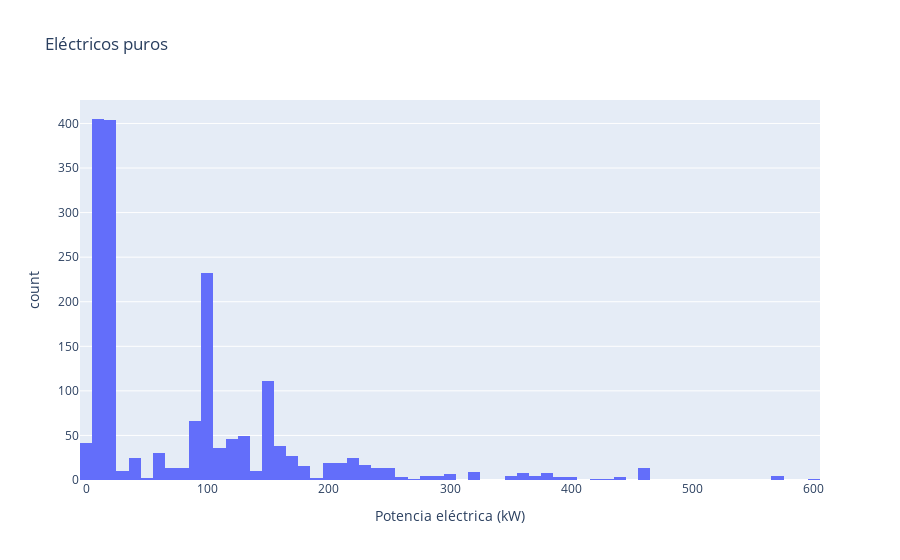
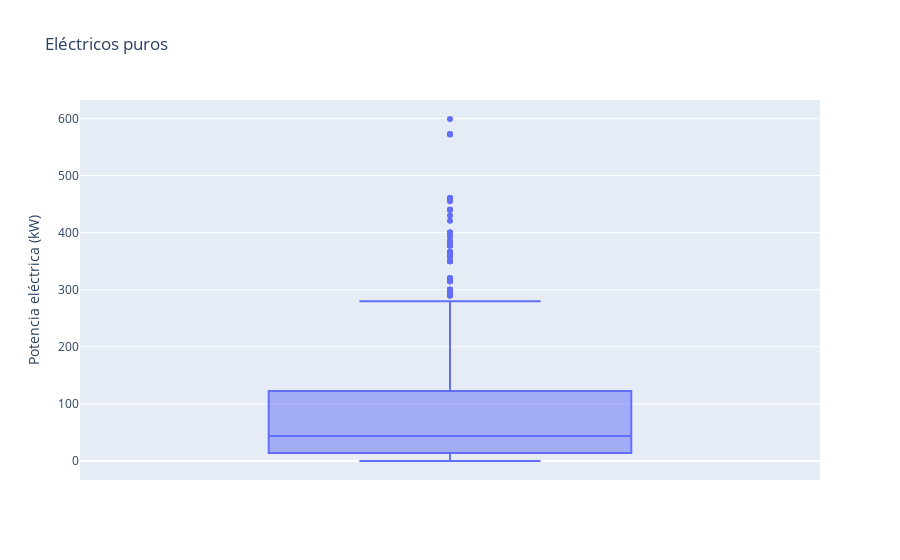
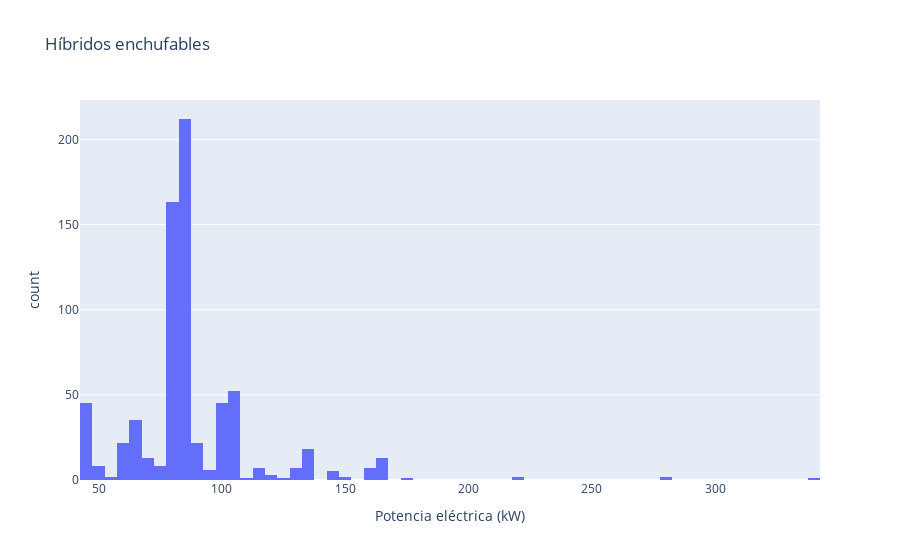
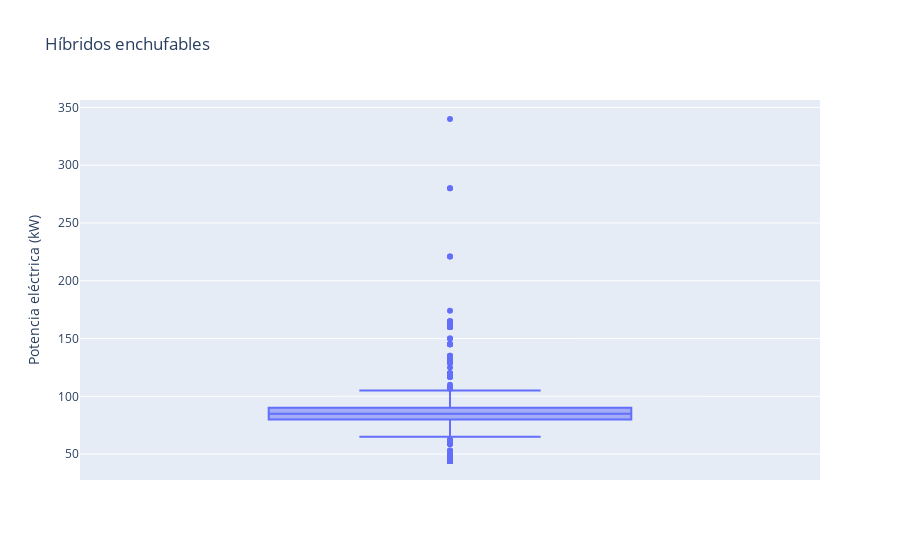

Write notebook code for charts like these, in order.
### Code cell
for motorizacion in lista_posibles_motorizaciones:
    funcion_potencia_barras_e(motorizacion)
    funcion_potencia_caja_e(motorizacion)
    print(input("Conclusion:"))

### Figure 1 — Plotly figure (JSON) as saved in the notebook; plotly's stock layout.template omitted (floating-point values rounded to 4 significant figures; data arrays with more than 128 entries replaced by an {"elided": "..."} marker saying what was removed)
{"data": [{"alignmentgroup": "True", "bingroup": "x", "hovertemplate": "Potencia eléctrica (kW)=%{x}<br>count=%{y}<extra></extra>", "legendgroup": "", "marker": {"color": "#636efa", "pattern": {"shape": ""}}, "name": "", "nbinsx": 100, "offsetgroup": "", "orientation": "v", "showlegend": false, "type": "histogram", "x": {"elided": "1764 float values"}, "xaxis": "x", "yaxis": "y"}], "layout": {"barmode": "relative", "legend": {"tracegroupgap": 0}, "title": {"text": "Eléctricos puros"}, "xaxis": {"anchor": "y", "domain": [0, 1], "title": {"text": "Potencia eléctrica (kW)"}}, "yaxis": {"anchor": "x", "domain": [0, 1], "title": {"text": "count"}}}}

### Figure 2 — Plotly figure (JSON) as saved in the notebook; plotly's stock layout.template omitted (floating-point values rounded to 4 significant figures; data arrays with more than 128 entries replaced by an {"elided": "..."} marker saying what was removed)
{"data": [{"alignmentgroup": "True", "hovertemplate": "Potencia eléctrica (kW)=%{y}<extra></extra>", "legendgroup": "", "marker": {"color": "#636efa"}, "name": "", "notched": false, "offsetgroup": "", "orientation": "v", "showlegend": false, "type": "box", "x0": " ", "xaxis": "x", "y": {"elided": "1764 float values"}, "y0": " ", "yaxis": "y"}], "layout": {"boxmode": "group", "legend": {"tracegroupgap": 0}, "title": {"text": "Eléctricos puros"}, "xaxis": {"anchor": "y", "domain": [0, 1]}, "yaxis": {"anchor": "x", "domain": [0, 1], "title": {"text": "Potencia eléctrica (kW)"}}}}

### Figure 3 — Plotly figure (JSON) as saved in the notebook; plotly's stock layout.template omitted (floating-point values rounded to 4 significant figures; data arrays with more than 128 entries replaced by an {"elided": "..."} marker saying what was removed)
{"data": [{"alignmentgroup": "True", "bingroup": "x", "hovertemplate": "Potencia eléctrica (kW)=%{x}<br>count=%{y}<extra></extra>", "legendgroup": "", "marker": {"color": "#636efa", "pattern": {"shape": ""}}, "name": "", "nbinsx": 100, "offsetgroup": "", "orientation": "v", "showlegend": false, "type": "histogram", "x": {"elided": "703 float values"}, "xaxis": "x", "yaxis": "y"}], "layout": {"barmode": "relative", "legend": {"tracegroupgap": 0}, "title": {"text": "Híbridos enchufables"}, "xaxis": {"anchor": "y", "domain": [0, 1], "title": {"text": "Potencia eléctrica (kW)"}}, "yaxis": {"anchor": "x", "domain": [0, 1], "title": {"text": "count"}}}}

### Figure 4 — Plotly figure (JSON) as saved in the notebook; plotly's stock layout.template omitted (floating-point values rounded to 4 significant figures; data arrays with more than 128 entries replaced by an {"elided": "..."} marker saying what was removed)
{"data": [{"alignmentgroup": "True", "hovertemplate": "Potencia eléctrica (kW)=%{y}<extra></extra>", "legendgroup": "", "marker": {"color": "#636efa"}, "name": "", "notched": false, "offsetgroup": "", "orientation": "v", "showlegend": false, "type": "box", "x0": " ", "xaxis": "x", "y": {"elided": "703 float values"}, "y0": " ", "yaxis": "y"}], "layout": {"boxmode": "group", "legend": {"tracegroupgap": 0}, "title": {"text": "Híbridos enchufables"}, "xaxis": {"anchor": "y", "domain": [0, 1]}, "yaxis": {"anchor": "x", "domain": [0, 1], "title": {"text": "Potencia eléctrica (kW)"}}}}
